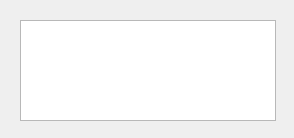
<?xml version="1.0" encoding="UTF-8"?>
<ui version="4.0">
 <class>Dialog</class>
 <widget class="QDialog" name="Dialog">
  <property name="geometry">
   <rect>
    <x>0</x>
    <y>0</y>
    <width>294</width>
    <height>138</height>
   </rect>
  </property>
  <property name="windowTitle">
   <string>Dialog</string>
  </property>
  <widget class="QListWidget" name="overlap_list">
   <property name="geometry">
    <rect>
     <x>20</x>
     <y>20</y>
     <width>256</width>
     <height>101</height>
    </rect>
   </property>
  </widget>
 </widget>
 <resources/>
 <connections/>
</ui>
